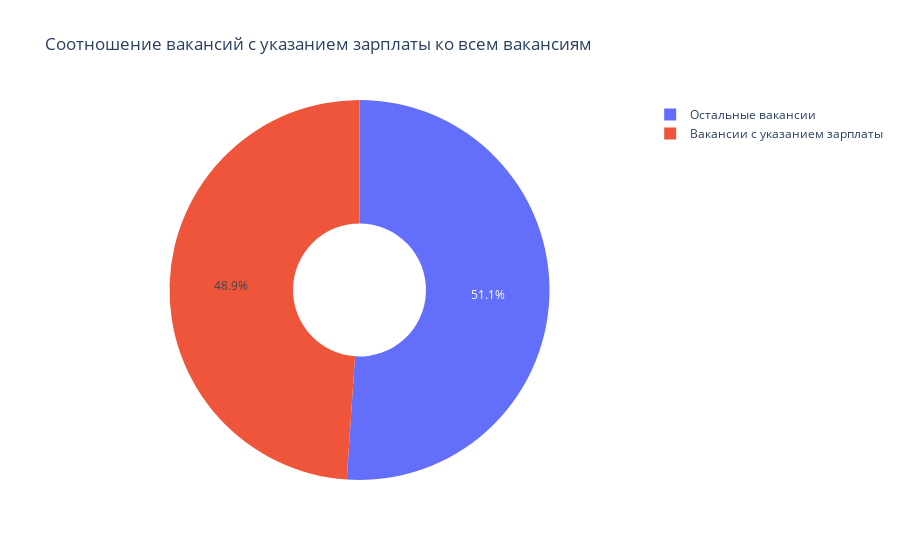

Write notebook code for a chart like this one.
### Code cell
answers_list = [answer_4_2.cnt, answer_3_1.cnt - answer_4_2.cnt]

x = [int(item) for item in answers_list]

fig = px.pie(
        values = x,
        names = ['Вакансии с указанием зарплаты', 'Остальные вакансии'],
        title='Соотношение вакансий с указанием зарплаты ко всем вакансиям',
        hole=0.35
)

fig.show()

### Figure 1 — Plotly figure (JSON) as saved in the notebook; plotly's stock layout.template omitted (floating-point values rounded to 4 significant figures)
{"data": [{"domain": {"x": [0, 1], "y": [0, 1]}, "hole": 0.35, "hovertemplate": "label=%{label}<br>value=%{value}<extra></extra>", "labels": ["Вакансии с указанием зарплаты", "Остальные вакансии"], "legendgroup": "", "name": "", "showlegend": true, "type": "pie", "values": [24073, 25124]}], "layout": {"legend": {"tracegroupgap": 0}, "title": {"text": "Соотношение вакансий с указанием зарплаты ко всем вакансиям"}}}
